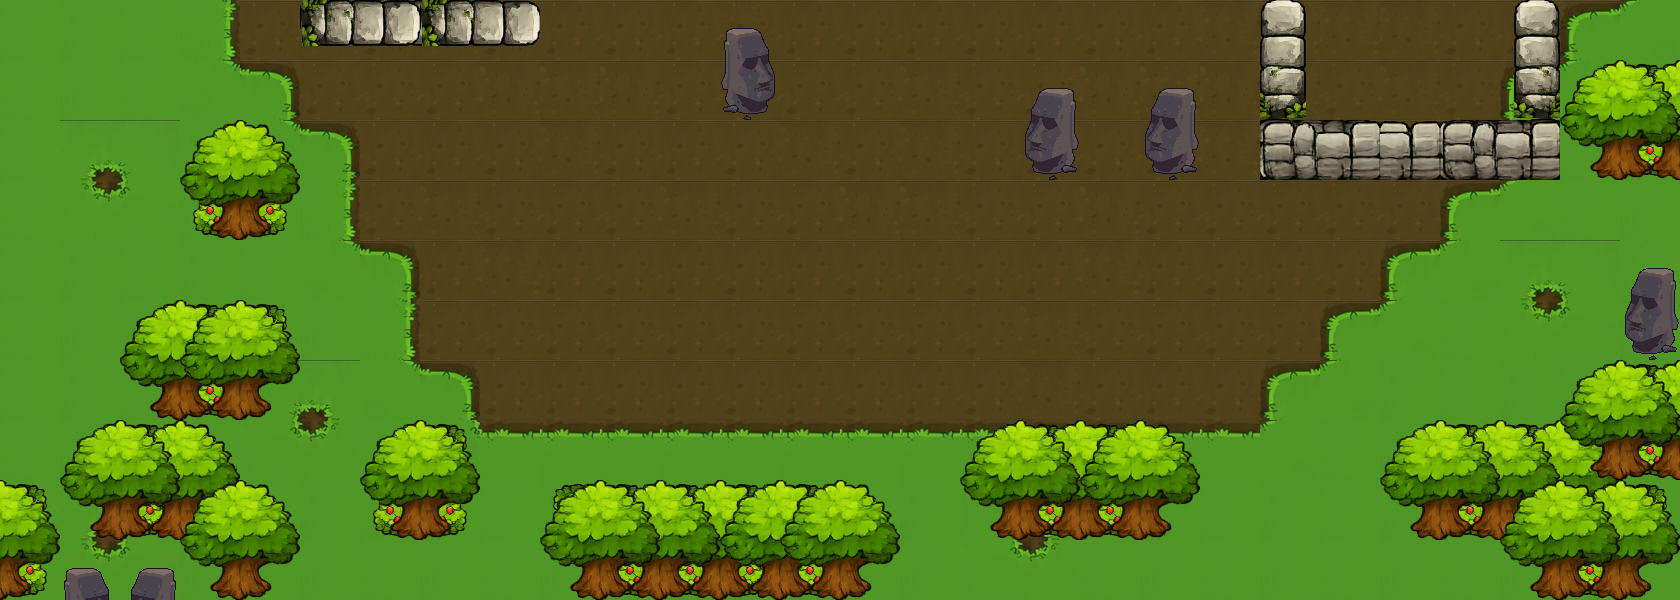

A level layout from a 2D game, rendered from its tile map. Below: a short description, then the map file with its tile-grid data intact:
An orthogonal 28x10 tile map with 60x60 px tiles, 5 tile layers (fondo, fondo_decoracion0, fondo_decoracion1, fondo_decoracion2, ...), 4 tilesets and 10 objects (3x donacion, 2x teleporte, 2x caja, puerta_llave, llave, ...).

<map version="1.10" tiledversion="1.12.2" orientation="orthogonal" renderorder="right-down" width="28" height="10" tilewidth="60" tileheight="60" infinite="0" nextlayerid="8" nextobjectid="19">
 <tileset firstgid="1" source="obstaculos.tsx" />
 <tileset firstgid="9" source="fondo1.tsx" />
 <tileset firstgid="59" source="obstaculos1.tsx" />
 <tileset firstgid="123" source="fondo3.tsx" />
 <layer id="1" name="fondo" width="28" height="10">
  <data encoding="csv">
20,20,20,2147483667,13,14,13,14,13,13,13,13,13,13,13,13,13,13,13,13,14,14,14,14,13,13,9,2147483698,
20,20,20,50,2147483657,13,13,13,14,14,14,13,13,13,13,14,13,13,14,14,14,14,13,14,13,9,2147483698,20,
20,23,24,20,50,2147483657,13,13,13,14,13,13,13,14,13,14,13,13,13,13,14,14,13,13,13,19,20,20,
20,33,34,20,20,2147483667,13,14,13,13,13,14,13,13,14,14,13,13,14,13,13,13,13,13,9,2147483698,20,20,
20,20,20,20,20,50,2147483657,13,14,13,13,13,13,13,13,13,13,13,14,13,13,13,13,9,2147483698,23,24,20,
20,20,20,20,20,20,2147483667,13,13,13,13,13,13,13,13,13,13,14,13,13,13,13,9,2147483698,20,33,34,20,
20,20,20,20,2147483672,2147483671,50,2147483657,13,13,13,13,13,13,13,13,13,14,13,13,13,9,2147483698,20,20,20,20,20,
20,20,20,20,2147483682,2147483681,20,2147483682,1073741854,1073741854,1073741854,1073741854,1073741854,1073741854,1073741854,1073741854,1073741854,1073741854,1073741854,1073741854,1073741854,2147483698,20,20,20,20,20,20,
20,23,24,20,20,20,20,20,20,20,20,20,20,20,20,20,2147483672,2147483671,20,20,20,20,20,20,20,20,20,20,
20,33,34,20,20,20,20,20,20,20,20,20,20,20,20,20,2147483682,2147483681,20,20,20,20,20,20,20,20,20,20
</data>
 </layer>
 <layer id="7" name="fondo_decoracion0" width="28" height="10">
  <data encoding="csv">
0,0,0,0,0,0,0,0,0,0,0,0,0,0,0,0,0,0,0,0,0,0,0,0,0,0,0,0,
0,0,0,0,0,0,0,0,0,0,0,0,0,0,0,0,0,0,0,0,0,0,0,0,0,0,0,3221225573,
0,0,0,0,0,0,0,0,0,0,0,0,0,0,0,0,0,0,0,0,0,0,0,0,0,0,0,101,
0,0,0,101,2147483749,0,0,0,0,0,0,0,0,0,0,0,0,0,0,0,0,0,0,0,0,0,0,0,
0,0,0,0,0,0,0,0,0,0,0,0,0,0,0,0,0,0,0,0,0,0,0,0,0,0,0,0,
0,0,0,3221225573,3221225573,0,0,0,0,0,0,0,0,0,0,0,0,0,0,0,0,0,0,0,0,0,0,0,
0,0,0,101,0,0,0,0,0,0,0,0,0,0,0,0,0,0,0,0,0,0,0,0,0,0,0,3221225573,
0,0,3221225573,0,0,0,0,3221225573,0,0,0,0,0,0,0,0,0,3221225573,3221225573,0,0,0,0,0,3221225573,3221225573,0,101,
3221225573,0,2147483749,0,0,0,101,2147483749,0,1073741925,3221225573,3221225573,3221225573,3221225573,0,0,0,101,101,0,0,0,0,0,101,0,0,3221225573,
2147483749,0,0,0,0,0,0,0,0,0,101,101,2147483749,101,0,0,0,0,0,0,0,0,0,0,0,0,101,0
</data>
 </layer>
 <layer id="6" name="fondo_decoracion1" width="28" height="10">
  <data encoding="csv">
0,0,0,0,0,0,0,0,0,0,0,0,0,0,0,0,0,0,0,0,0,0,0,0,0,0,0,0,
0,0,0,0,0,0,0,0,0,0,0,0,0,0,0,0,0,0,0,0,0,0,0,0,0,0,0,0,
0,0,0,0,0,0,0,0,0,0,0,0,0,0,0,0,0,0,0,0,0,2147483758,0,2147483758,2147483758,0,0,0,
0,0,0,0,0,0,0,0,0,0,0,0,0,0,0,0,0,0,0,0,0,0,0,0,0,0,0,0,
0,0,0,0,0,0,0,0,0,0,0,0,0,0,0,0,0,0,0,0,0,0,0,0,0,0,0,0,
0,0,0,0,0,0,0,0,0,0,0,0,0,0,0,0,0,0,0,0,0,0,0,0,0,0,0,0,
0,0,0,0,0,0,0,0,0,0,0,0,0,0,0,0,0,0,0,0,0,0,0,0,0,0,0,0,
0,0,0,0,0,0,0,0,0,0,0,0,0,0,0,0,0,0,0,0,0,0,0,0,0,107,108,0,
0,0,0,0,0,0,0,0,0,0,0,107,108,0,0,0,0,0,0,0,0,0,0,0,0,115,116,0,
0,0,0,0,0,0,0,0,0,0,0,115,116,0,0,0,0,0,0,0,0,0,0,0,0,0,0,0
</data>
 </layer>
 <layer id="5" name="fondo_decoracion2" width="28" height="10">
  <data encoding="csv">
0,0,0,0,0,0,3758096498,3758096490,0,0,0,0,0,0,0,0,0,0,0,0,0,0,0,0,0,0,0,0,
0,0,0,0,0,0,0,0,0,0,0,0,0,0,0,0,0,0,0,0,0,0,0,0,0,0,0,107,
0,0,0,0,0,0,0,0,0,0,0,0,0,0,0,0,0,0,0,0,0,3221225582,3221225581,110,1073741933,1073741934,0,115,
0,0,0,0,0,0,0,0,0,0,0,0,0,0,0,0,0,0,0,0,0,0,0,0,0,0,0,0,
0,0,0,0,0,0,0,0,0,0,0,0,0,0,0,0,0,0,0,0,0,0,0,0,0,0,0,0,
0,0,107,108,0,0,0,0,0,0,0,0,0,0,0,0,0,0,0,0,0,0,0,0,0,0,0,0,
0,0,115,116,0,0,0,0,0,0,0,0,0,0,0,0,0,0,0,0,0,0,0,0,0,0,0,107,
0,0,107,108,0,0,0,0,0,0,0,0,0,0,0,0,0,107,108,0,0,0,0,0,107,108,0,115,
0,0,115,116,0,0,0,0,0,0,107,108,107,108,0,0,0,115,116,0,0,0,0,0,115,116,107,108,
0,0,0,0,0,0,0,0,0,0,115,116,115,116,0,0,0,0,0,0,0,0,0,0,0,0,115,116
</data>
 </layer>
 <layer id="2" name="obstaculos" width="28" height="10">
  <data encoding="csv">
0,0,0,0,0,3758096498,3758096490,3758096498,3758096490,0,0,0,2147483653,0,0,0,0,0,0,0,0,2147483754,0,0,0,106,0,0,
0,0,0,0,0,0,0,0,0,0,0,0,2147483652,0,0,0,0,5,0,5,0,2147483762,0,0,0,114,107,108,
0,0,0,107,108,0,0,0,0,0,0,0,0,0,0,0,0,4,0,4,0,109,110,0,109,110,115,116,
0,0,0,115,116,0,0,0,0,0,0,0,0,0,0,0,0,0,0,0,0,0,0,0,0,0,0,0,
0,0,0,0,0,0,0,0,0,0,0,0,0,0,0,0,0,0,0,0,0,0,0,0,0,0,0,5,
0,0,107,107,108,0,0,0,0,0,0,0,0,0,0,0,0,0,0,0,0,0,0,0,0,0,0,4,
0,0,115,115,116,0,0,0,0,0,0,0,0,0,0,0,0,0,0,0,0,0,0,0,0,0,107,108,
0,107,108,108,0,0,107,108,0,0,0,0,0,0,0,0,107,108,107,108,0,0,0,107,108,0,115,116,
108,115,116,107,108,0,115,116,0,107,108,0,0,107,108,0,115,116,115,116,0,0,0,115,116,107,108,0,
116,2147483653,5,115,116,0,0,0,0,115,116,0,0,115,116,0,0,0,0,0,0,0,0,0,0,115,116,0
</data>
 </layer>
 <objectgroup id="4" name="objetos">
  <object id="5" name="puerta_llave" x="1392" y="156" rotation="90">
   <point />
  </object>
  <object id="7" name="llave" x="629.997" y="460.667">
   <point />
  </object>
  <object id="8" name="teleporte" x="1469.33" y="577.333">
   <properties>
    <property name="id_teleporte" type="int" value="1" />
   </properties>
   <point />
  </object>
  <object id="10" name="teleporte" x="31.3333" y="460">
   <properties>
    <property name="id_teleporte" type="int" value="1" />
   </properties>
   <point />
  </object>
  <object id="11" name="portal" x="1407.99" y="41.333">
   <point />
  </object>
  <object id="13" name="caja" x="630.667" y="220">
   <point />
  </object>
  <object id="14" name="caja" x="1525.33" y="345.333">
   <point />
  </object>
  <object id="15" name="donacion" x="932" y="230">
   <properties>
    <property name="tipo" value="comida" />
   </properties>
   <point />
  </object>
  <object id="16" name="donacion" x="1348.67" y="343.333">
   <properties>
    <property name="tipo" value="sillas" />
   </properties>
   <point />
  </object>
  <object id="18" name="donacion" x="686.667" y="462.667">
   <properties>
    <property name="tipo" value="libros" />
   </properties>
   <point />
  </object>
 </objectgroup>
</map>
